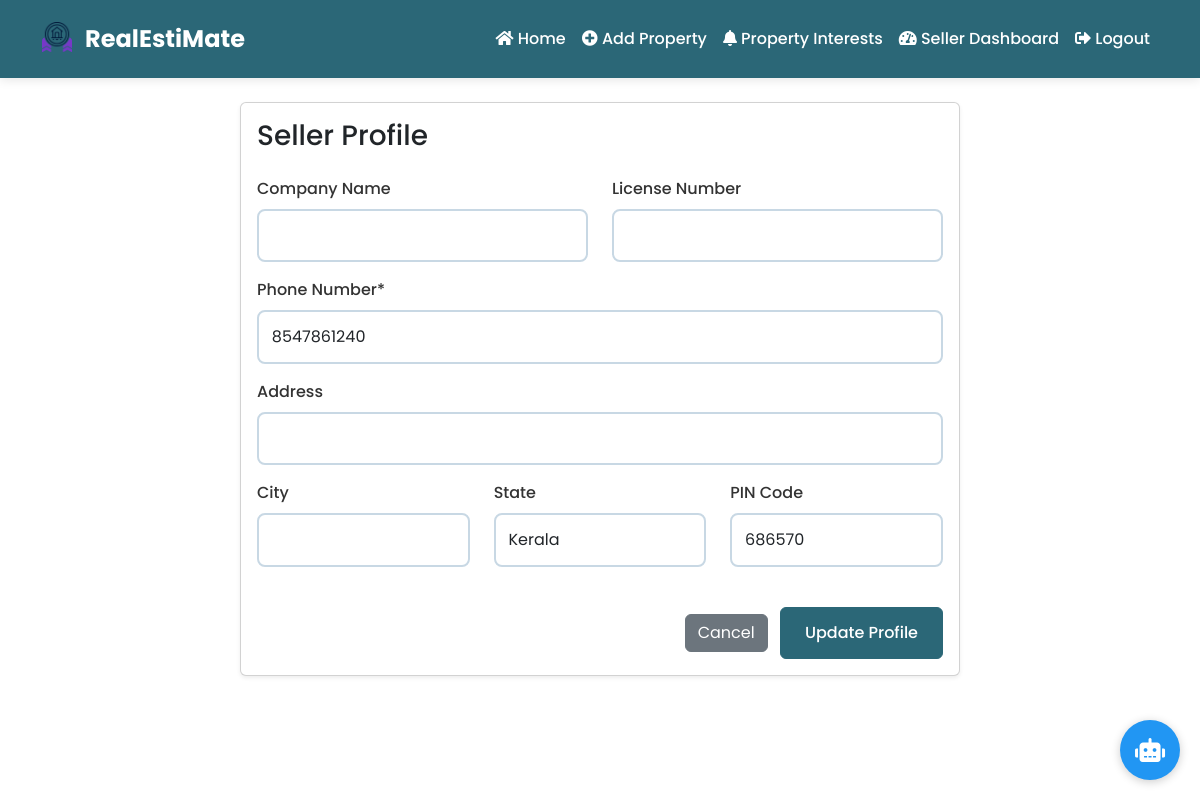
Page /seller/profile (signed in) on the committed database.
### app/models/user.py (models this page shows, shortened)
class User(UserMixin, db.Model):
    id = db.Column(db.Integer, primary_key=True)
    username = db.Column(db.String(64), unique=True, nullable=False)
    email = db.Column(db.String(120), unique=True, nullable=False)
    password_hash = db.Column(db.String(128))
    is_admin = db.Column(db.Boolean, default=False)
    active = db.Column(db.Boolean, default=True)
    phone_number = db.Column(db.String(20))
    address = db.Column(db.String(200))
    city = db.Column(db.String(100))
    state = db.Column(db.String(100))
    zip_code = db.Column(db.String(20))
    preferred_property_type = db.Column(db.String(50))
    preferred_location = db.Column(db.String(100))
    min_price = db.Column(db.Float)
    max_price = db.Column(db.Float)
    min_bedrooms = db.Column(db.Integer)
    preferred_latitude = db.Column(db.Float)
    preferred_longitude = db.Column(db.Float)
    user_type = db.Column(db.String(20), nullable=False, default='buyer')  # 'buyer' or 'seller'
    company_name = db.Column(db.String(100))  # For sellers/agents
    license_number = db.Column(db.String(50))  # For sellers/agents
    verified_seller = db.Column(db.Boolean, default=False)
    preferred_proximity = db.Column(db.Float, default=10.0)  # Default 10km radius
    properties = db.relationship(
        'Property',
        backref='owner',
        lazy=True,
        foreign_keys='Property.user_id'
    )
    verified_properties = db.relationship(
        'Property',
        backref='verified_by_admin',
        lazy=True,
        foreign_keys='Property.verified_by'
    )
    wishlisted_properties = db.relationship('Property',
                                          secondary='wishlist',
                                          backref=db.backref('wishlisted_by', lazy='dynamic'))
    @property
    def is_active(self):
        return self.active

### app/routes/user.py (the view, shortened to what this page needs)
@bp.route('/seller/profile', methods=['GET', 'POST'])
@login_required
def seller_profile():
    if current_user.user_type != 'seller':
        return redirect(url_for('user.dashboard'))
    return render_template('user/seller_profile.html', states=INDIAN_STATES)

### app/templates/user/seller_profile.html (shortened to what this page needs)
{% extends "base.html" %}
{% block content %}
<div class="container mt-4">
    <div class="row justify-content-center">
        <div class="col-md-8">
            <div class="card shadow-sm">
                <div class="card-body">
                    <h3 class="card-title mb-4">Seller Profile</h3>
                    <form method="POST">
                        <div class="row">
                            <div class="col-md-6">
                                <div class="form-group mb-3">
                                    <label class="form-label">Company Name</label>
                                    <input type="text" name="company_name" class="form-control"
                                           value="{{ current_user.company_name }}"
                                           pattern="[A-Za-z0-9\s]{3,100}"
                                           title="Company name should be between 3 and 100 characters">
                                </div>
                            </div>
                            <div class="col-md-6">
                                <div class="form-group mb-3">
                                    <label class="form-label">License Number</label>
                                    <input type="text" name="license_number" class="form-control"
                                           value="{{ current_user.license_number }}"
                                           pattern="[A-Za-z0-9-]{5,50}"
                                           title="License number should be between 5 and 50 characters">
                                </div>
                            </div>
                        </div>
                        <div class="form-group mb-3">
                            <label class="form-label">Phone Number*</label>
                            <input type="tel" name="phone_number" class="form-control"
                                   value="{{ current_user.phone_number }}"
                                   pattern="[6-9][0-9]{9}"
                                   title="Please enter a valid 10-digit Indian mobile number"
                                   required>
                        </div>
                        <div class="form-group mb-3">
                            <label class="form-label">Address</label>
                            <input type="text" name="address" class="form-control"
                                   value="{{ current_user.address }}"
                                   minlength="5"
                                   maxlength="200">
                        </div>
                        <div class="row">
                            <div class="col-md-4">
                                <div class="form-group mb-3">
                                    <label class="form-label">City</label>
                                    <input type="text" name="city" class="form-control"
                                           value="{{ current_user.city }}"
                                           pattern="[A-Za-z\s]{2,100}"
                                           title="Please enter a valid city name">
                                </div>
                            </div>
                            <div class="col-md-4">
                                <div class="form-group mb-3">
                                    <label class="form-label">State</label>
                                    <select name="state" class="form-control">
                                        {% for state in states %}
                                        <option value="{{ state }}"
                                                {% if current_user.state == state %}selected{% endif %}>
                                            {{ state }}
                                        </option>
                                        {% endfor %}
                                    </select>
                                </div>
                            </div>
                            <div class="col-md-4">
                                <div class="form-group mb-3">
                                    <label class="form-label">PIN Code</label>
                                    <input type="text" name="zip_code" class="form-control"
                                           value="{{ current_user.zip_code }}"
                                           pattern="[1-9][0-9]{5}"
                                           title="Please enter a valid 6-digit PIN code">
                                </div>
                            </div>
                        </div>
                        <div class="text-end mt-4">
                            <a href="{{ url_for('user.seller_dashboard') }}" class="btn btn-secondary me-2">Cancel</a>
                            <button type="submit" class="btn btn-primary">Update Profile</button>
                        </div>
                    </form>
                </div>
            </div>
        </div>
    </div>
</div>
{% endblock %}

### app/static/css/style.css (style rules this page uses)
:root { --primary-color: #2b6777; --secondary-color: #52ab98; --accent-color: #c8d8e4; --dark-bg: #2b6777; --light-bg: #f2f2f2; --text-dark: #333333; --text-light: #ffffff; }
body { font-family: 'Poppins', sans-serif; overflow-x: hidden; }
.card { transition: transform 0.2s; box-shadow: 0 4px 6px rgba(0, 0, 0, 0.1); }
.form-label { color: var(--text-dark); font-weight: 500; margin-bottom: 0.5rem; }
.form-control { border: 2px solid var(--accent-color); padding: 0.8rem; border-radius: 8px; transition: all 0.3s ease; }
.btn-primary { background-color: var(--primary-color); border-color: var(--primary-color); padding: 0.8rem 1.5rem; font-weight: 500; transition: all 0.3s ease; }
.form-group { position: relative; margin-bottom: 1rem; }

### rows in the picture
User: phone_number "8547861240", state "Kerala", zip_code "686570"
